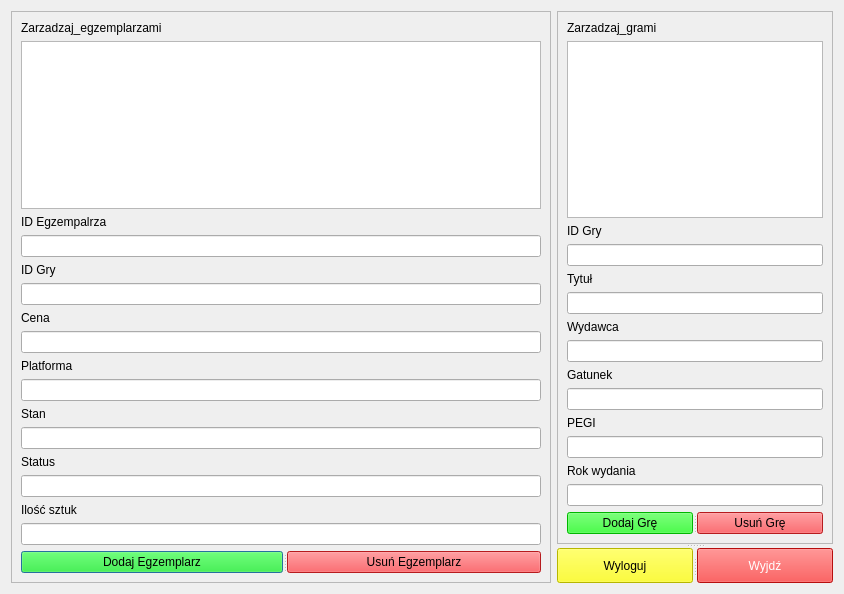
<?xml version="1.0" encoding="UTF-8"?>
<ui version="4.0">
 <class>Interfejs_magazyniera</class>
 <widget class="QDialog" name="Interfejs_magazyniera">
  <property name="geometry">
   <rect>
    <x>0</x>
    <y>0</y>
    <width>844</width>
    <height>594</height>
   </rect>
  </property>
  <property name="windowTitle">
   <string>Dialog</string>
  </property>
  <layout class="QHBoxLayout" name="horizontalLayout">
   <item>
    <widget class="QScrollArea" name="Zarzadzaj_Pracownikami_2">
     <property name="widgetResizable">
      <bool>true</bool>
     </property>
     <widget class="QWidget" name="scrollAreaWidgetContents_7">
      <property name="geometry">
       <rect>
        <x>0</x>
        <y>0</y>
        <width>542</width>
        <height>574</height>
       </rect>
      </property>
      <layout class="QVBoxLayout" name="verticalLayout_2">
       <item>
        <widget class="QLabel" name="label_2">
         <property name="text">
          <string>Zarzadzaj_egzemplarzami</string>
         </property>
        </widget>
       </item>
       <item>
        <widget class="QPlainTextEdit" name="plainTextEdit_2">
         <property name="plainText">
          <string/>
         </property>
        </widget>
       </item>
       <item>
        <widget class="QLabel" name="label_17">
         <property name="text">
          <string>ID Egzempalrza</string>
         </property>
        </widget>
       </item>
       <item>
        <widget class="QLineEdit" name="lineEdit_ID_Egzempalrza">
         <property name="text">
          <string/>
         </property>
        </widget>
       </item>
       <item>
        <widget class="QLabel" name="label_13">
         <property name="text">
          <string>ID Gry</string>
         </property>
        </widget>
       </item>
       <item>
        <widget class="QLineEdit" name="lineEdit_ID_Gry">
         <property name="text">
          <string/>
         </property>
        </widget>
       </item>
       <item>
        <widget class="QLabel" name="label_14">
         <property name="text">
          <string>Cena</string>
         </property>
        </widget>
       </item>
       <item>
        <widget class="QLineEdit" name="lineEdit_Cena">
         <property name="text">
          <string/>
         </property>
        </widget>
       </item>
       <item>
        <widget class="QLabel" name="label_9">
         <property name="text">
          <string>Platforma</string>
         </property>
        </widget>
       </item>
       <item>
        <widget class="QLineEdit" name="lineEdit_Platforma">
         <property name="text">
          <string/>
         </property>
        </widget>
       </item>
       <item>
        <widget class="QLabel" name="label_10">
         <property name="text">
          <string>Stan</string>
         </property>
        </widget>
       </item>
       <item>
        <widget class="QLineEdit" name="lineEdit_Stan">
         <property name="text">
          <string/>
         </property>
        </widget>
       </item>
       <item>
        <widget class="QLabel" name="label_15">
         <property name="text">
          <string>Status</string>
         </property>
        </widget>
       </item>
       <item>
        <widget class="QLineEdit" name="lineEdit_Status">
         <property name="text">
          <string/>
         </property>
        </widget>
       </item>
       <item>
        <widget class="QLabel" name="label_16">
         <property name="text">
          <string>Ilość sztuk</string>
         </property>
        </widget>
       </item>
       <item>
        <widget class="QLineEdit" name="lineEdit_Ilosc_sztuk">
         <property name="text">
          <string/>
         </property>
        </widget>
       </item>
       <item>
        <widget class="QSplitter" name="splitter_2">
         <property name="orientation">
          <enum>Qt::Horizontal</enum>
         </property>
         <widget class="QPushButton" name="pushButton_8">
          <property name="styleSheet">
           <string notr="true">background-color: rgb(0, 255, 0);
border-color: rgb(0, 85, 0);</string>
          </property>
          <property name="text">
           <string>Dodaj Egzemplarz</string>
          </property>
         </widget>
         <widget class="QPushButton" name="pushButton_6">
          <property name="styleSheet">
           <string notr="true">background-color: rgb(255, 38, 42);
border-color: rgb(170, 0, 0);</string>
          </property>
          <property name="text">
           <string>Usuń Egzemplarz</string>
          </property>
         </widget>
        </widget>
       </item>
      </layout>
     </widget>
    </widget>
   </item>
   <item>
    <widget class="QSplitter" name="splitter_4">
     <property name="orientation">
      <enum>Qt::Vertical</enum>
     </property>
     <widget class="QScrollArea" name="Zarzadzaj_Pracownikami">
      <property name="widgetResizable">
       <bool>true</bool>
      </property>
      <widget class="QWidget" name="scrollAreaWidgetContents_6">
       <property name="geometry">
        <rect>
         <x>0</x>
         <y>0</y>
         <width>274</width>
         <height>545</height>
        </rect>
       </property>
       <layout class="QVBoxLayout" name="verticalLayout">
        <item>
         <widget class="QLabel" name="label">
          <property name="text">
           <string>Zarzadzaj_grami</string>
          </property>
         </widget>
        </item>
        <item>
         <widget class="QPlainTextEdit" name="plainTextEdit">
          <property name="plainText">
           <string/>
          </property>
         </widget>
        </item>
        <item>
         <widget class="QLabel" name="label_12">
          <property name="text">
           <string>ID Gry</string>
          </property>
         </widget>
        </item>
        <item>
         <widget class="QLineEdit" name="lineEdit_ID_Gry_2">
          <property name="text">
           <string/>
          </property>
         </widget>
        </item>
        <item>
         <widget class="QLabel" name="label_11">
          <property name="text">
           <string>Tytuł</string>
          </property>
         </widget>
        </item>
        <item>
         <widget class="QLineEdit" name="lineEdit_Tytul">
          <property name="text">
           <string/>
          </property>
         </widget>
        </item>
        <item>
         <widget class="QLabel" name="label_5">
          <property name="text">
           <string>Wydawca</string>
          </property>
         </widget>
        </item>
        <item>
         <widget class="QLineEdit" name="lineEdit_Wydawca">
          <property name="text">
           <string/>
          </property>
         </widget>
        </item>
        <item>
         <widget class="QLabel" name="label_6">
          <property name="text">
           <string>Gatunek</string>
          </property>
         </widget>
        </item>
        <item>
         <widget class="QLineEdit" name="lineEdit_Gatunek">
          <property name="text">
           <string/>
          </property>
         </widget>
        </item>
        <item>
         <widget class="QLabel" name="label_7">
          <property name="text">
           <string>PEGI</string>
          </property>
         </widget>
        </item>
        <item>
         <widget class="QLineEdit" name="lineEdit_PEGI">
          <property name="text">
           <string/>
          </property>
         </widget>
        </item>
        <item>
         <widget class="QLabel" name="label_8">
          <property name="text">
           <string>Rok wydania</string>
          </property>
         </widget>
        </item>
        <item>
         <widget class="QLineEdit" name="lineEdit_Rok_Wydania">
          <property name="text">
           <string/>
          </property>
         </widget>
        </item>
        <item>
         <widget class="QSplitter" name="splitter">
          <property name="orientation">
           <enum>Qt::Horizontal</enum>
          </property>
          <widget class="QPushButton" name="pushButton_7">
           <property name="styleSheet">
            <string notr="true">background-color: rgb(0, 255, 0);
border-color: rgb(0, 85, 0);</string>
           </property>
           <property name="text">
            <string>Dodaj Grę</string>
           </property>
          </widget>
          <widget class="QPushButton" name="pushButton_5">
           <property name="styleSheet">
            <string notr="true">background-color: rgb(255, 38, 42);
border-color: rgb(170, 0, 0);</string>
           </property>
           <property name="text">
            <string>Usuń Grę</string>
           </property>
          </widget>
         </widget>
        </item>
       </layout>
      </widget>
     </widget>
     <widget class="QSplitter" name="splitter_3">
      <property name="orientation">
       <enum>Qt::Horizontal</enum>
      </property>
      <widget class="QPushButton" name="pushButton">
       <property name="styleSheet">
        <string notr="true">background-color: rgb(255, 255, 0);
border-color: rgb(255, 85, 0);</string>
       </property>
       <property name="text">
        <string>Wyloguj</string>
       </property>
      </widget>
      <widget class="QPushButton" name="pushButton_2">
       <property name="styleSheet">
        <string notr="true">background-color: rgb(255, 20, 20);
color: rgb(255, 255, 255);
border-color: rgb(255, 0, 0);</string>
       </property>
       <property name="text">
        <string>Wyjdź</string>
       </property>
      </widget>
     </widget>
    </widget>
   </item>
  </layout>
 </widget>
 <resources/>
 <connections/>
</ui>
